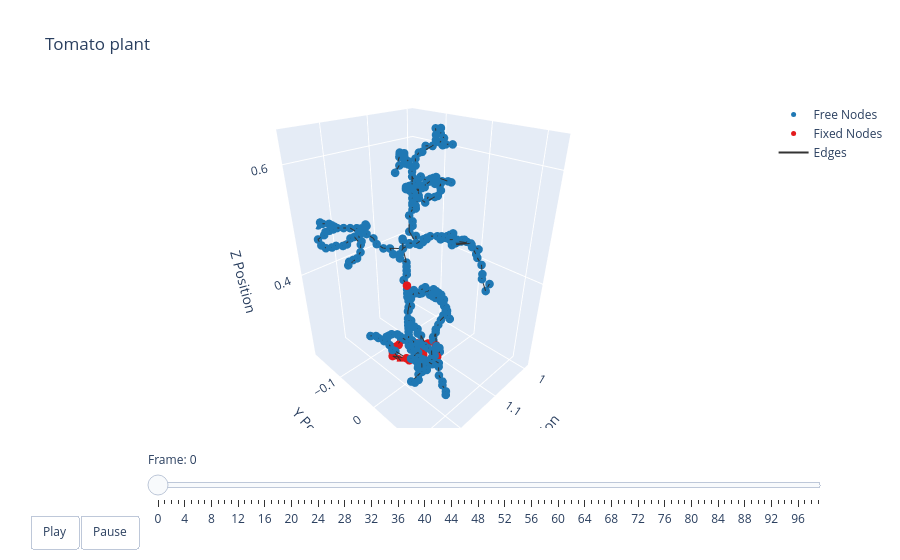

The notebook cell saved with this chart:
### Code cell
t = np.arange(robot.sim_params.total_time, step=robot.sim_params.dt)
options = dismech.AnimationOptions(title='Tomato plant')

fig = dismech.get_interactive_animation_plotly(robot, t, qs , options)
fig.show()

### Figure 1 — Plotly figure (JSON) as saved in the notebook; plotly's stock layout.template omitted (floating-point values rounded to 4 significant figures; data arrays with more than 128 entries replaced by an {"elided": "..."} marker saying what was removed)
{"data": [{"marker": {"color": "#1f78b4", "size": 5}, "mode": "markers", "name": "Free Nodes", "type": "scatter3d", "x": {"elided": "301 float values"}, "y": {"elided": "301 float values"}, "z": {"elided": "301 float values"}}, {"marker": {"color": "#e31a1c", "size": 5}, "mode": "markers", "name": "Fixed Nodes", "type": "scatter3d", "x": [1.163, 1.163, 1.139, 1.147, 1.155, 1.163, 1.171, 1.107, 1.107, 1.091, 1.099, 1.107, 1.155, 1.115, 1.155, 1.083, 1.123, 1.131, 1.139, 1.131, 1.107, 1.139, 1.157], "y": [-0.05823, -0.05023, -0.08223, -0.08223, -0.08223, -0.07423, -0.06623, -0.05823, -0.05023, -0.04223, -0.04223, -0.04223, -0.04223, -0.03423, -0.03423, -0.02623, -0.02623, -0.01823, -0.01823, -0.01023, -0.002231, -0.002231, -0.03423], "z": [0.2113, 0.2113, 0.2193, 0.2193, 0.2193, 0.2193, 0.2193, 0.2193, 0.2193, 0.2193, 0.2193, 0.2193, 0.2193, 0.2193, 0.2193, 0.2193, 0.2193, 0.2193, 0.2193, 0.2193, 0.2193, 0.2193, 0.3953]}, {"line": {"color": "#333333", "width": 2}, "mode": "lines", "name": "Edges", "type": "scatter3d", "x": {"elided": "969 float values"}, "y": {"elided": "969 float values"}, "z": {"elided": "969 float values"}}, {"color": "rgba(166, 206, 227, 0.7)", "i": [], "j": [], "k": [], "name": "Faces", "opacity": 0.7, "showscale": false, "type": "mesh3d", "x": {"elided": "324 float values"}, "y": {"elided": "324 float values"}, "z": {"elided": "324 float values"}}], "layout": {"scene": {"camera": {"eye": {"x": 1.225, "y": 1.225, "z": 1.0}}, "xaxis": {"range": [0.9858, 1.277], "title": {"text": "X Position"}}, "yaxis": {"range": [-0.1868, 0.1341], "title": {"text": "Y Position"}}, "zaxis": {"range": [0.2113, 0.6525], "title": {"text": "Z Position"}}}, "sliders": [{"currentvalue": {"prefix": "Frame: "}, "steps": [{"args": [["0"], {"frame": {"duration": 50, "redraw": true}, "mode": "immediate"}], "label": "0", "method": "animate"}, {"args": [["1"], {"frame": {"duration": 50, "redraw": true}, "mode": "immediate"}], "label": "1", "method": "animate"}, {"args": [["2"], {"frame": {"duration": 50, "redraw": true}, "mode": "immediate"}], "label": "2", "method": "animate"}, {"args": [["3"], {"frame": {"duration": 50, "redraw": true}, "mode": "immediate"}], "label": "3", "method": "animate"}, {"args": [["4"], {"frame": {"duration": 50, "redraw": true}, "mode": "immediate"}], "label": "4", "method": "animate"}, {"args": [["5"], {"frame": {"duration": 50, "redraw": true}, "mode": "immediate"}], "label": "5", "method": "animate"}, {"args": [["6"], {"frame": {"duration": 50, "redraw": true}, "mode": "immediate"}], "label": "6", "method": "animate"}, {"args": [["7"], {"frame": {"duration": 50, "redraw": true}, "mode": "immediate"}], "label": "7", "method": "animate"}, {"args": [["8"], {"frame": {"duration": 50, "redraw": true}, "mode": "immediate"}], "label": "8", "method": "animate"}, {"args": [["9"], {"frame": {"duration": 50, "redraw": true}, "mode": "immediate"}], "label": "9", "method": "animate"}, {"args": [["10"], {"frame": {"duration": 50, "redraw": true}, "mode": "immediate"}], "label": "10", "method": "animate"}, {"args": [["11"], {"frame": {"duration": 50, "redraw": true}, "mode": "immediate"}], "label": "11", "method": "animate"}, {"args": [["12"], {"frame": {"duration": 50, "redraw": true}, "mode": "immediate"}], "label": "12", "method": "animate"}, {"args": [["13"], {"frame": {"duration": 50, "redraw": true}, "mode": "immediate"}], "label": "13", "method": "animate"}, {"args": [["14"], {"frame": {"duration": 50, "redraw": true}, "mode": "immediate"}], "label": "14", "method": "animate"}, {"args": [["15"], {"frame": {"duration": 50, "redraw": true}, "mode": "immediate"}], "label": "15", "method": "animate"}, {"args": [["16"], {"frame": {"duration": 50, "redraw": true}, "mode": "immediate"}], "label": "16", "method": "animate"}, {"args": [["17"], {"frame": {"duration": 50, "redraw": true}, "mode": "immediate"}], "label": "17", "method": "animate"}, {"args": [["18"], {"frame": {"duration": 50, "redraw": true}, "mode": "immediate"}], "label": "18", "method": "animate"}, {"args": [["19"], {"frame": {"duration": 50, "redraw": true}, "mode": "immediate"}], "label": "19", "method": "animate"}, {"args": [["20"], {"frame": {"duration": 50, "redraw": true}, "mode": "immediate"}], "label": "20", "method": "animate"}, {"args": [["21"], {"frame": {"duration": 50, "redraw": true}, "mode": "immediate"}], "label": "21", "method": "animate"}, {"args": [["22"], {"frame": {"duration": 50, "redraw": true}, "mode": "immediate"}], "label": "22", "method": "animate"}, {"args": [["23"], {"frame": {"duration": 50, "redraw": true}, "mode": "immediate"}], "label": "23", "method": "animate"}, {"args": [["24"], {"frame": {"duration": 50, "redraw": true}, "mode": "immediate"}], "label": "24", "method": "animate"}, {"args": [["25"], {"frame": {"duration": 50, "redraw": true}, "mode": "immediate"}], "label": "25", "method": "animate"}, {"args": [["26"], {"frame": {"duration": 50, "redraw": true}, "mode": "immediate"}], "label": "26", "method": "animate"}, {"args": [["27"], {"frame": {"duration": 50, "redraw": true}, "mode": "immediate"}], "label": "27", "method": "animate"}, {"args": [["28"], {"frame": {"duration": 50, "redraw": true}, "mode": "immediate"}], "label": "28", "method": "animate"}, {"args": [["29"], {"frame": {"duration": 50, "redraw": true}, "mode": "immediate"}], "label": "29", "method": "animate"}, {"args": [["30"], {"frame": {"duration": 50, "redraw": true}, "mode": "immediate"}], "label": "30", "method": "animate"}, {"args": [["31"], {"frame": {"duration": 50, "redraw": true}, "mode": "immediate"}], "label": "31", "method": "animate"}, {"args": [["32"], {"frame": {"duration": 50, "redraw": true}, "mode": "immediate"}], "label": "32", "method": "animate"}, {"args": [["33"], {"frame": {"duration": 50, "redraw": true}, "mode": "immediate"}], "label": "33", "method": "animate"}, {"args": [["34"], {"frame": {"duration": 50, "redraw": true}, "mode": "immediate"}], "label": "34", "method": "animate"}, {"args": [["35"], {"frame": {"duration": 50, "redraw": true}, "mode": "immediate"}], "label": "35", "method": "animate"}, {"args": [["36"], {"frame": {"duration": 50, "redraw": true}, "mode": "immediate"}], "label": "36", "method": "animate"}, {"args": [["37"], {"frame": {"duration": 50, "redraw": true}, "mode": "immediate"}], "label": "37", "method": "animate"}, {"args": [["38"], {"frame": {"duration": 50, "redraw": true}, "mode": "immediate"}], "label": "38", "method": "animate"}, {"args": [["39"], {"frame": {"duration": 50, "redraw": true}, "mode": "immediate"}], "label": "39", "method": "animate"}, {"args": [["40"], {"frame": {"duration": 50, "redraw": true}, "mode": "immediate"}], "label": "40", "method": "animate"}, {"args": [["41"], {"frame": {"duration": 50, "redraw": true}, "mode": "immediate"}], "label": "41", "method": "animate"}, {"args": [["42"], {"frame": {"duration": 50, "redraw": true}, "mode": "immediate"}], "label": "42", "method": "animate"}, {"args": [["43"], {"frame": {"duration": 50, "redraw": true}, "mode": "immediate"}], "label": "43", "method": "animate"}, {"args": [["44"], {"frame": {"duration": 50, "redraw": true}, "mode": "immediate"}], "label": "44", "method": "animate"}, {"args": [["45"], {"frame": {"duration": 50, "redraw": true}, "mode": "immediate"}], "label": "45", "method": "animate"}, {"args": [["46"], {"frame": {"duration": 50, "redraw": true}, "mode": "immediate"}], "label": "46", "method": "animate"}, {"args": [["47"], {"frame": {"duration": 50, "redraw": true}, "mode": "immediate"}], "label": "47", "method": "animate"}, {"args": [["48"], {"frame": {"duration": 50, "redraw": true}, "mode": "immediate"}], "label": "48", "method": "animate"}, {"args": [["49"], {"frame": {"duration": 50, "redraw": true}, "mode": "immediate"}], "label": "49", "method": "animate"}, {"args": [["50"], {"frame": {"duration": 50, "redraw": true}, "mode": "immediate"}], "label": "50", "method": "animate"}, {"args": [["51"], {"frame": {"duration": 50, "redraw": true}, "mode": "immediate"}], "label": "51", "method": "animate"}, {"args": [["52"], {"frame": {"duration": 50, "redraw": true}, "mode": "immediate"}], "label": "52", "method": "animate"}, {"args": [["53"], {"frame": {"duration": 50, "redraw": true}, "mode": "immediate"}], "label": "53", "method": "animate"}, {"args": [["54"], {"frame": {"duration": 50, "redraw": true}, "mode": "immediate"}], "label": "54", "method": "animate"}, {"args": [["55"], {"frame": {"duration": 50, "redraw": true}, "mode": "immediate"}], "label": "55", "method": "animate"}, {"args": [["56"], {"frame": {"duration": 50, "redraw": true}, "mode": "immediate"}], "label": "56", "method": "animate"}, {"args": [["57"], {"frame": {"duration": 50, "redraw": true}, "mode": "immediate"}], "label": "57", "method": "animate"}, {"args": [["58"], {"frame": {"duration": 50, "redraw": true}, "mode": "immediate"}], "label": "58", "method": "animate"}, {"args": [["59"], {"frame": {"duration": 50, "redraw": true}, "mode": "immediate"}], "label": "59", "method": "animate"}, {"args": [["60"], {"frame": {"duration": 50, "redraw": true}, "mode": "immediate"}], "label": "60", "method": "animate"}, {"args": [["61"], {"frame": {"duration": 50, "redraw": true}, "mode": "immediate"}], "label": "61", "method": "animate"}, {"args": [["62"], {"frame": {"duration": 50, "redraw": true}, "mode": "immediate"}], "label": "62", "method": "animate"}, {"args": [["63"], {"frame": {"duration": 50, "redraw": true}, "mode": "immediate"}], "label": "63", "method": "animate"}, {"args": [["64"], {"frame": {"duration": 50, "redraw": true}, "mode": "immediate"}], "label": "64", "method": "animate"}, {"args": [["65"], {"frame": {"duration": 50, "redraw": true}, "mode": "immediate"}], "label": "65", "method": "animate"}, {"args": [["66"], {"frame": {"duration": 50, "redraw": true}, "mode": "immediate"}], "label": "66", "method": "animate"}, {"args": [["67"], {"frame": {"duration": 50, "redraw": true}, "mode": "immediate"}], "label": "67", "method": "animate"}, {"args": [["68"], {"frame": {"duration": 50, "redraw": true}, "mode": "immediate"}], "label": "68", "method": "animate"}, {"args": [["69"], {"frame": {"duration": 50, "redraw": true}, "mode": "immediate"}], "label": "69", "method": "animate"}, {"args": [["70"], {"frame": {"duration": 50, "redraw": true}, "mode": "immediate"}], "label": "70", "method": "animate"}, {"args": [["71"], {"frame": {"duration": 50, "redraw": true}, "mode": "immediate"}], "label": "71", "method": "animate"}, {"args": [["72"], {"frame": {"duration": 50, "redraw": true}, "mode": "immediate"}], "label": "72", "method": "animate"}, {"args": [["73"], {"frame": {"duration": 50, "redraw": true}, "mode": "immediate"}], "label": "73", "method": "animate"}, {"args": [["74"], {"frame": {"duration": 50, "redraw": true}, "mode": "immediate"}], "label": "74", "method": "animate"}, {"args": [["75"], {"frame": {"duration": 50, "redraw": true}, "mode": "immediate"}], "label": "75", "method": "animate"}, {"args": [["76"], {"frame": {"duration": 50, "redraw": true}, "mode": "immediate"}], "label": "76", "method": "animate"}, {"args": [["77"], {"frame": {"duration": 50, "redraw": true}, "mode": "immediate"}], "label": "77", "method": "animate"}, {"args": [["78"], {"frame": {"duration": 50, "redraw": true}, "mode": "immediate"}], "label": "78", "method": "animate"}, {"args": [["79"], {"frame": {"duration": 50, "redraw": true}, "mode": "immediate"}], "label": "79", "method": "animate"}, {"args": [["80"], {"frame": {"duration": 50, "redraw": true}, "mode": "immediate"}], "label": "80", "method": "animate"}, {"args": [["81"], {"frame": {"duration": 50, "redraw": true}, "mode": "immediate"}], "label": "81", "method": "animate"}, {"args": [["82"], {"frame": {"duration": 50, "redraw": true}, "mode": "immediate"}], "label": "82", "method": "animate"}, {"args": [["83"], {"frame": {"duration": 50, "redraw": true}, "mode": "immediate"}], "label": "83", "method": "animate"}, {"args": [["84"], {"frame": {"duration": 50, "redraw": true}, "mode": "immediate"}], "label": "84", "method": "animate"}, {"args": [["85"], {"frame": {"duration": 50, "redraw": true}, "mode": "immediate"}], "label": "85", "method": "animate"}, {"args": [["86"], {"frame": {"duration": 50, "redraw": true}, "mode": "immediate"}], "label": "86", "method": "animate"}, {"args": [["87"], {"frame": {"duration": 50, "redraw": true}, "mode": "immediate"}], "label": "87", "method": "animate"}, {"args": [["88"], {"frame": {"duration": 50, "redraw": true}, "mode": "immediate"}], "label": "88", "method": "animate"}, {"args": [["89"], {"frame": {"duration": 50, "redraw": true}, "mode": "immediate"}], "label": "89", "method": "animate"}, {"args": [["90"], {"frame": {"duration": 50, "redraw": true}, "mode": "immediate"}], "label": "90", "method": "animate"}, {"args": [["91"], {"frame": {"duration": 50, "redraw": true}, "mode": "immediate"}], "label": "91", "method": "animate"}, {"args": [["92"], {"frame": {"duration": 50, "redraw": true}, "mode": "immediate"}], "label": "92", "method": "animate"}, {"args": [["93"], {"frame": {"duration": 50, "redraw": true}, "mode": "immediate"}], "label": "93", "method": "animate"}, {"args": [["94"], {"frame": {"duration": 50, "redraw": true}, "mode": "immediate"}], "label": "94", "method": "animate"}, {"args": [["95"], {"frame": {"duration": 50, "redraw": true}, "mode": "immediate"}], "label": "95", "method": "animate"}, {"args": [["96"], {"frame": {"duration": 50, "redraw": true}, "mode": "immediate"}], "label": "96", "method": "animate"}, {"args": [["97"], {"frame": {"duration": 50, "redraw": true}, "mode": "immediate"}], "label": "97", "method": "animate"}, {"args": [["98"], {"frame": {"duration": 50, "redraw": true}, "mode": "immediate"}], "label": "98", "method": "animate"}, {"args": [["99"], {"frame": {"duration": 50, "redraw": true}, "mode": "immediate"}], "label": "99", "method": "animate"}], "transition": {"duration": 0}, "x": 0.1, "y": 0}], "title": {"text": "Tomato plant"}, "updatemenus": [{"buttons": [{"args": [null, {"frame": {"duration": 50, "redraw": true}, "fromcurrent": true}], "label": "Play", "method": "animate"}, {"args": [[null], {"frame": {"duration": 0, "redraw": true}, "mode": "immediate"}], "label": "Pause", "method": "animate"}], "direction": "left", "pad": {"r": 10, "t": 87}, "showactive": false, "type": "buttons", "x": 0.1, "xanchor": "right", "y": 0, "yanchor": "top"}]}}
